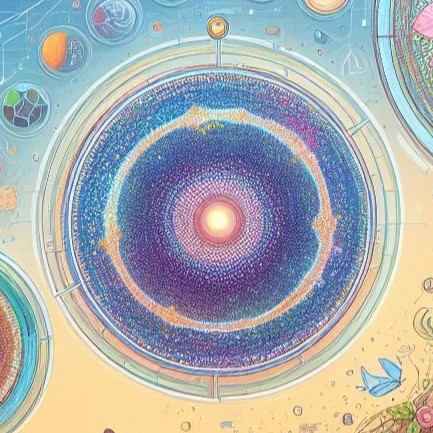
#> input picture assets/new.jpg, 433 x 433 px, found by its file name
$ python convert-to-png.py
#> lines starting #> are read from the running program, lines starting #| are printed output that depends on the picture
from PIL import Image

def convert_to_png(image_path, output_path, size=(24, 24)):
    # Open an image file
#> called with image_path = '/home/m/MeDott29.github.io/new.jpg', output_path = '/home/m/MeDott29.github.io/new.png', size = (24, 24)
    img = Image.open(image_path)
#> img is the input picture: PIL image 433x433 RGB; mean R, G, B 167.7, 173.2, 176
    # Resize it to the desired size
    img = img.resize(size, Image.LANCZOS)
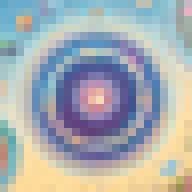
#> img: PIL image 24x24 RGB (shown 8 times larger); mean R, G, B 167.7, 173.3, 176
    # Save it as a new file in .png format
    img.save(output_path, "PNG")

convert_to_png("/home/m/MeDott29.github.io/new.jpg", "/home/m/MeDott29.github.io/new.png")

$ run again, with assets/image.png saved as assets/new.jpg
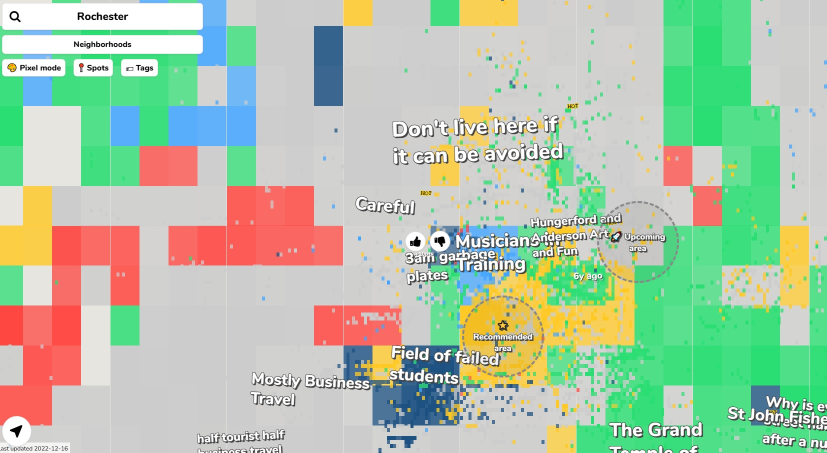
#> input picture assets/image.png, 1653 x 905 px, found by its file name (shown at 1/2 size)
#> in convert_to_png, img is the input picture: PIL image 1653x905 RGB; mean R, G, B 176.7, 197.6, 170.7
#> in convert_to_png, `img = img.resize(size, Image.LANCZOS)`:
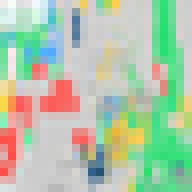
#> img: PIL image 24x24 RGB (shown 8 times larger); mean R, G, B 177, 197.6, 170.7
